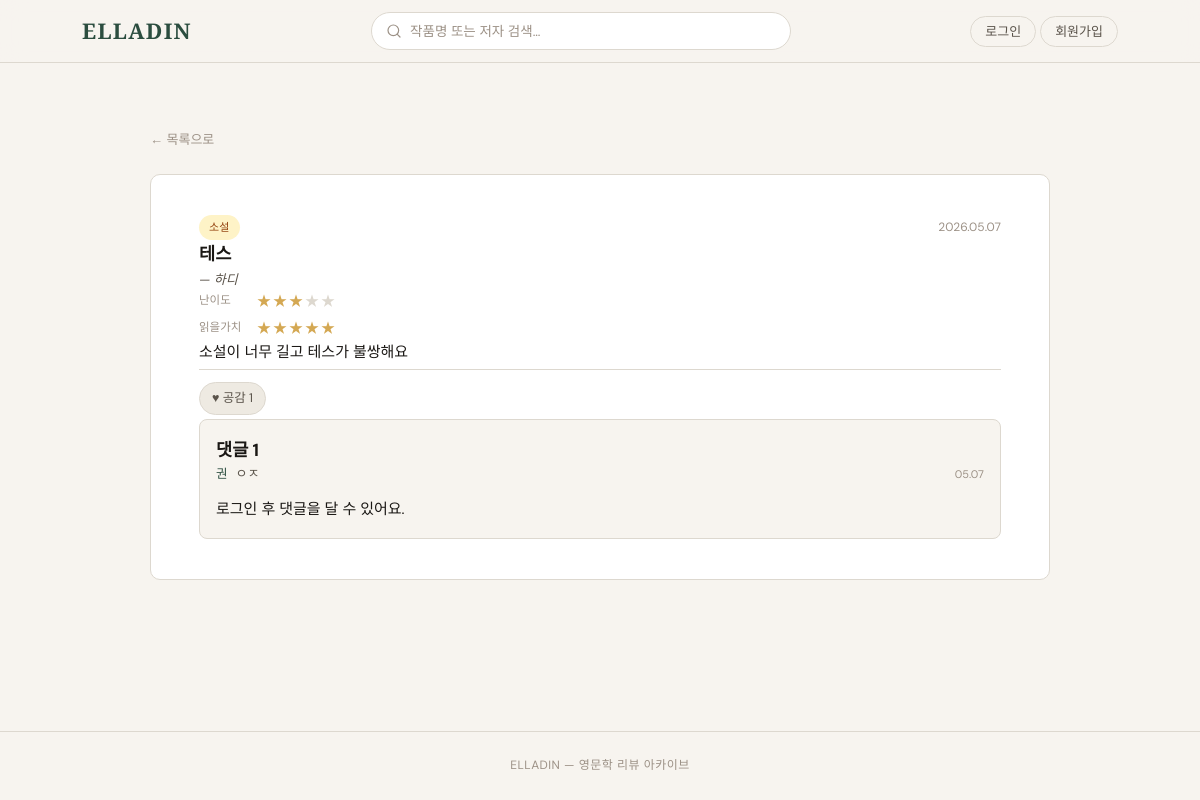
The page /review/1 on the database its author committed.
### elladin/models.py (models this page shows)
class Review(db.Model):
    id             = db.Column(db.Integer, primary_key=True)
    user_id        = db.Column(db.Integer, db.ForeignKey('user.id'), nullable=False)
    title          = db.Column(db.String(200), nullable=False)
    author         = db.Column(db.String(100), nullable=False)
    genre          = db.Column(db.String(20),  nullable=False)
    star_difficulty= db.Column(db.Integer,     nullable=False)
    star_worth     = db.Column(db.Integer,     nullable=False)
    content        = db.Column(db.String(500), nullable=False)
    filename       = db.Column(db.String(300), nullable=True)
    created_at     = db.Column(db.DateTime,    default=datetime.utcnow)
    likes    = db.relationship('Like',    backref='review', lazy=True, cascade='all, delete-orphan')
    comments = db.relationship('Comment', backref='review', lazy=True, cascade='all, delete-orphan')

class Comment(db.Model):
    id        = db.Column(db.Integer, primary_key=True)
    review_id = db.Column(db.Integer, db.ForeignKey('review.id'), nullable=False)
    user_id   = db.Column(db.Integer, db.ForeignKey('user.id'),   nullable=False)
    content   = db.Column(db.String(300), nullable=False)
    created_at= db.Column(db.DateTime,   default=datetime.utcnow)

class User(db.Model):
    id         = db.Column(db.Integer, primary_key=True)
    username   = db.Column(db.String(50), unique=True, nullable=False)   # 아이디
    nickname   = db.Column(db.String(50), unique=True, nullable=False)   # 닉네임
    password   = db.Column(db.String(200), nullable=False)               # 해시 저장
    created_at = db.Column(db.DateTime, default=datetime.utcnow)
    reviews  = db.relationship('Review',  backref='user', lazy=True)
    comments = db.relationship('Comment', backref='user', lazy=True)
    likes    = db.relationship('Like',    backref='user', lazy=True)

### elladin/routes.py (the view)
@main.route('/review/<int:review_id>')
def review_detail(review_id):
    review = Review.query.get_or_404(review_id)
    user = current_user()
    liked = False
    if user:
        liked = Like.query.filter_by(review_id=review_id, user_id=user.id).first() is not None
    return render_template('review.html', review=review, user=user, liked=liked)

### elladin/routes.py (called while the page is built)
def current_user():
    uid = session.get('user_id')
    return User.query.get(uid) if uid else None

### elladin/templates/review.html (shortened to what this page needs)
{% extends "base.html" %}
{% block content %}
<section class="review-detail">
  <a href="{{ url_for('main.index') }}" class="back-link">← 목록으로</a>
  <article class="detail-card">
    <div class="card-top">
      <span class="genre-tag genre-{{ review.genre }}">{{ review.genre }}</span>
      <time class="card-date">{{ review.created_at.strftime('%Y.%m.%d') }}</time>
    </div>
    <h1 class="detail-title">{{ review.title }}</h1>
    <p class="card-author">— {{ review.author }}</p>
    <div class="stars-row">
      <div class="star-item">
        <span class="star-label">난이도</span>
        <span class="stars">
          {% for i in range(1, 6) %}
            <span class="star {% if i <= review.star_difficulty %}on{% endif %}">★</span>
          {% endfor %}
        </span>
      </div>
      <div class="star-item">
        <span class="star-label">읽을가치</span>
        <span class="stars">
          {% for i in range(1, 6) %}
            <span class="star {% if i <= review.star_worth %}on{% endif %}">★</span>
          {% endfor %}
        </span>
      </div>
    </div>
    <p class="detail-content">{{ review.content }}</p>
    <div class="card-actions">
      {% if user %}
      <form action="{{ url_for('main.like', review_id=review.id) }}" method="POST">
        <input type="hidden" name="next" value="{{ url_for('main.review_detail', review_id=review.id) }}">
        <button type="submit" class="btn-like {% if liked %}liked{% endif %}">
          ♥ 공감 {{ review.likes|length }}
        </button>
      </form>
      {% else %}
      <span class="btn-like">♥ 공감 {{ review.likes|length }}</span>
      {% endif %}
    </div>
    <div class="comment-section" style="display:block;">
      <h3 class="comment-heading">댓글 {{ review.comments|length }}</h3>
      {% if review.comments %}
      <ul class="comment-list">
        {% for c in review.comments %}
        <li class="comment-item">
          <span class="comment-nick">{{ c.user.nickname }}</span>
          <span class="comment-text">{{ c.content }}</span>
          <time class="comment-date">{{ c.created_at.strftime('%m.%d') }}</time>
        </li>
        {% endfor %}
      </ul>
      {% endif %}
      {% if user %}
      <form class="comment-form" action="{{ url_for('main.comment', review_id=review.id) }}" method="POST">
        <input type="text" name="content" placeholder="댓글을 입력하세요… ({{ user.nickname }})" maxlength="300" required>
        <button type="submit">등록</button>
      </form>
      {% else %}
      <p class="login-prompt"><a href="{{ url_for('main.login') }}">로그인</a> 후 댓글을 달 수 있어요.</p>
      {% endif %}
    </div>
  </article>
</section>
{% endblock %}

### elladin/static/style.css (style rules this page uses)
*, *::before, *::after { box-sizing: border-box; margin: 0; padding: 0; }
:root { --bg: #F7F4EF; --bg2: #EEEAE2; --ink: #1A1714; --ink2: #5A534A; --ink3: #9C9186; --accent: #2B4D3F; --accent2: #D4A853; --border: #DDD8CF; --card-bg: #FFFFFF; --radius: 10px; --ff-serif: 'Playfair Display', Georgia, serif; --ff-sans: 'DM Sans', sans-serif; }
html { scroll-behavior: smooth; }
body { background: var(--bg); color: var(--ink); font-family: var(--ff-sans); font-size: 15px; line-height: 1.65; min-height: 100vh; display: flex; flex-direction: column; }
a { color: inherit; text-decoration: none; }
.card-top { display: flex; justify-content: space-between; align-items: center; }
.card-date { font-size: 12px; color: var(--ink3); }
.genre-tag { font-size: 11px; font-weight: 500; padding: 3px 10px; border-radius: 20px; letter-spacing: .02em; }
.genre-소설 { background: #FEF3C7; color: #92400E; }
.card-author { font-size: 13px; color: var(--ink2); font-style: italic; }
.stars-row { display: flex; flex-direction: column; gap: 4px; }
.star-item { display: flex; align-items: center; gap: 6px; }
.star-label { font-size: 11.5px; color: var(--ink3); min-width: 52px; }
.stars { display: flex; gap: 2px; }
.star { font-size: 14px; color: var(--border); }
.star.on { color: var(--accent2); }
.card-actions { display: flex; align-items: center; gap: .5rem; padding-top: .75rem; border-top: 1px solid var(--border); margin-top: .25rem; flex-wrap: wrap; }
.btn-like, .btn-comment-toggle { display: inline-flex; align-items: center; gap: 5px; font-size: 12.5px; color: var(--ink2); background: var(--bg2); border: 1px solid var(--border); border-radius: 20px; padding: 5px 12px; cursor: pointer; font-family: var(--ff-sans); transition: all .18s; }
.comment-section { background: var(--bg); border-radius: 8px; padding: 1rem; margin-top: .25rem; border: 1px solid var(--border); }
.comment-list { list-style: none; display: flex; flex-direction: column; gap: .6rem; margin-bottom: .75rem; }
.comment-item { display: flex; align-items: baseline; gap: .5rem; font-size: 13px; }
.comment-nick { font-weight: 500; color: var(--accent); flex-shrink: 0; font-size: 12.5px; }
.comment-text { color: var(--ink2); flex: 1; line-height: 1.5; }
.comment-date { font-size: 11px; color: var(--ink3); flex-shrink: 0; }
.review-detail { max-width: 900px; margin: 0 auto; padding-top: 2rem; }
.back-link { font-size: 13px; color: var(--ink3); display: inline-block; margin-bottom: 1.5rem; }
.detail-card { background: var(--card-bg); border: 1px solid var(--border); border-radius: var(--radius); padding: 2.5rem 3rem; margin-top: 0; }

### rows shown on the page
Review: genre "소설", created_at "2026.05.07", title "테스", author "하디", content "소설이 너무 길고 테스가 불쌍해요"
Comment: user.nickname "권", content "ㅇㅈ", created_at "05.07"

### other values the page prints
{{ review.likes|length }} "1"
{{ review.comments|length }} "1"
